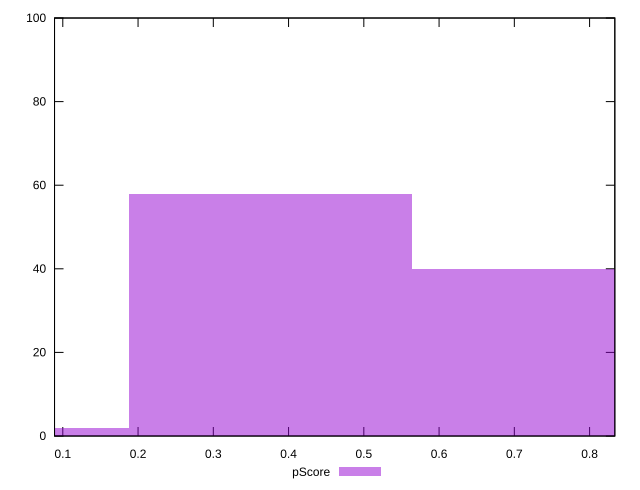

Generate this figure with gnuplot:
reset

$pScore <<EOF
0.37569663647490786 58
0.7513932729498157 40
0 2
EOF

set key outside below
set boxwidth 0.37569663647490786
set xrange [0.0890212328820621:0.8335283309374525]
set yrange [0:100]
set trange [0:100]
set style fill transparent solid 0.5 noborder
set terminal svg size 640, 490 enhanced background rgb 'white'
set output "report_00015_2021-02-09T16-11-33.973Z/speed-index/samples/pages+cached/pScore/histogram.svg"

plot $pScore title "pScore" with boxes

reset
